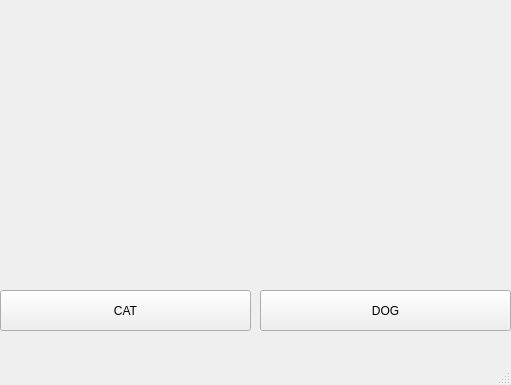
<?xml version="1.0" encoding="UTF-8"?>
<ui version="4.0">
 <class>MainWindow</class>
 <widget class="QMainWindow" name="MainWindow">
  <property name="geometry">
   <rect>
    <x>0</x>
    <y>0</y>
    <width>511</width>
    <height>385</height>
   </rect>
  </property>
  <property name="windowTitle">
   <string>MainWindow</string>
  </property>
  <widget class="QWidget" name="centralwidget">
   <widget class="QLabel" name="bruhh">
    <property name="geometry">
     <rect>
      <x>0</x>
      <y>0</y>
      <width>511</width>
      <height>291</height>
     </rect>
    </property>
    <property name="text">
     <string/>
    </property>
    <property name="pixmap">
     <pixmap>CAT.jpeg</pixmap>
    </property>
    <property name="scaledContents">
     <bool>true</bool>
    </property>
   </widget>
   <widget class="QPushButton" name="cat">
    <property name="geometry">
     <rect>
      <x>0</x>
      <y>290</y>
      <width>251</width>
      <height>41</height>
     </rect>
    </property>
    <property name="text">
     <string>CAT</string>
    </property>
   </widget>
   <widget class="QPushButton" name="dog">
    <property name="geometry">
     <rect>
      <x>260</x>
      <y>290</y>
      <width>251</width>
      <height>41</height>
     </rect>
    </property>
    <property name="text">
     <string>DOG</string>
    </property>
   </widget>
  </widget>
  <widget class="QMenuBar" name="menubar">
   <property name="geometry">
    <rect>
     <x>0</x>
     <y>0</y>
     <width>511</width>
     <height>22</height>
    </rect>
   </property>
  </widget>
  <widget class="QStatusBar" name="statusbar"/>
 </widget>
 <resources/>
 <connections/>
</ui>
